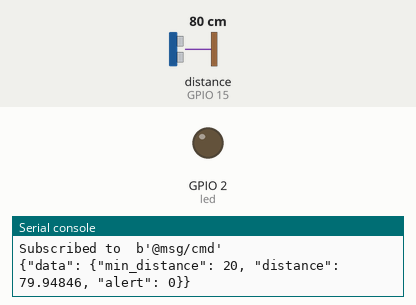
Recording of a program running on a simulated ESP32 board running MicroPython. Parts: output pins drawn as LEDs (lit = HIGH), the last lines printed to the serial console. The test bench sets the inputs (shaded band); at power-on: distance to the obstacle (sensor on GPIO 15) 80 cm. The echo pulse lasts 58.3 µs per cm; WiFi joins after 1.5 s; no MQTT or app messages arrive unless stated; library files of the repository ran but are not shown: hc_sr04.py; pins used as bus, display or sensor lines are not drawn.

Above: at 2.8 s.
2.9 s: distance to the obstacle (sensor on GPIO 15) set to 23 cm
5.2 s: distance to the obstacle (sensor on GPIO 15) set to 19 cm
At 7.3 s:
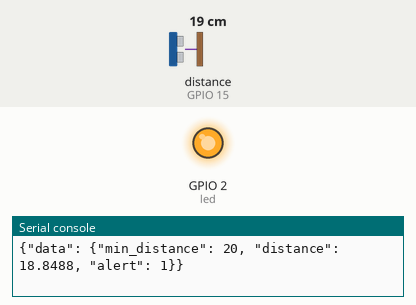
10.5 s: distance to the obstacle (sensor on GPIO 15) set to 35 cm
At 13.2 s:
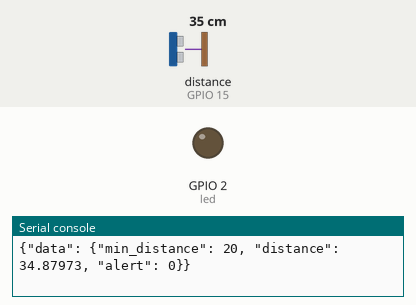
13.5 s: distance to the obstacle (sensor on GPIO 15) set to 2 cm
At 14.8 s:
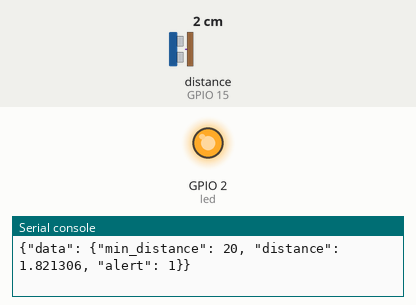
Timing chart, 0 to 16.5 s (numbered marks = the images above; inputs shaded):
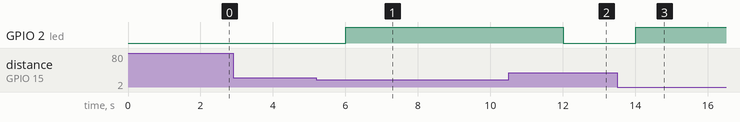

Measured:
- the behaviour switches between 21 and 20 cm on distance to the obstacle (sensor on GPIO 15) (found by bisection; images 0 and 1)
- after the input at 5.2 s, GPIO 2 (led): LOW → HIGH after 0.81 s
- after the input at 10.5 s, GPIO 2 (led): HIGH → LOW after 1.5 s
- after the input at 13.5 s, GPIO 2 (led): LOW → HIGH after 0.51 s

The program:

netpie_ultrasonic.py
```python
# netpie_ultrasonic.py
# dew.ninja  June 2021
# measure distance and alert user when
# distance is less than specified value

import machine
import time
from machine import Pin, Timer

#import paho.mqtt.client as mqtt
from umqtt.robust import MQTTClient
import ujson
import network
from hc_sr04 import HCSR04

wifi_ssid = ""  # Fill in  your wifi info
wifi_pwd = ""


MQTT_BROKER = "broker.netpie.io"
MQTT_CLIENT = ""  # Fill in your NETPIE2020 data
MQTT_USER = ""
MQTT_PWD = ""

PUBLISH_PERIOD = 2000  # milliseconds
led = Pin(2, Pin.OUT)
alert_status = 0  # 0 = off, 1 = on
mindist = 20  # initial minimum distance
distance = 0  # actual distance

sensor = HCSR04(trigger_pin=4, echo_pin=15,echo_timeout_us=1000000) # initialize ultrasonic sensor
sensor_data = {'min_distance': 0, 'distance': 0, 'alert': 0}

cmdtime_current = 0  # This delay is needed for nodered
cmdtime_prev = 0
CMD_DELAY = 1000

def hcrs04_isr(event):
    global distance
    distance = sensor.distance_cm()
    #print(round(distance,2))

blink_timer = Timer(1)
blink_timer.init(period=250, mode=Timer.PERIODIC, callback=hcrs04_isr)


def wifi_connect():
    wlan = network.WLAN(network.STA_IF)
    wlan.active(True)
    if not wlan.isconnected():
        print('connecting to network...')
        wlan.connect(wifi_ssid, wifi_pwd)
        while not wlan.isconnected():
            pass
    print('network config:', wlan.ifconfig())

def init_client():
    global client

    print("Trying to connect to mqtt broker.")

    try:
        client = MQTTClient(MQTT_CLIENT, MQTT_BROKER, port=1883, user=MQTT_USER,
                            password=MQTT_PWD)
        #client.set_callback(callback)
        client.connect()
        print("Connected to ",MQTT_BROKER)
        topic_sub = b"@msg/cmd"
        print("Subscribed to ",topic_sub)
        client.set_callback(sub_cb)
        client.subscribe(topic_sub)

    except:
        print("Trouble to init mqtt.")

def sub_cb(topic, msg):
    global cmdtime_current, cmdtime_prev
    print((topic, msg))
    if topic == b'@msg/cmd':
        rcvdstrs = str(msg).split("'") # get rid of b'
        rcvdstr = rcvdstrs[1]
        # this delay is needed for nodered implementation
        cmdtime_current = time.ticks_ms()
        delta_cmdtime = cmdtime_current - cmdtime_prev
        if delta_cmdtime > CMD_DELAY:
            cmdtime_prev = cmdtime_current
            cmdInt(rcvdstr)
    #print(topic)

#command interpreter function
def cmdInt(userstr):
    global mindist
    result = userstr.find("=")
    if result == -1:
        noparm = 1
        cmdstr = userstr.strip()
    else:
        noparm = 0
        splitstr = userstr.split("=")
        cmdstr = splitstr[0].strip()
        parmstr = splitstr[1].strip()
    #print(cmdstr)
    #print(parmstr)
    if cmdstr.lower() == "mindist":
        # set minimum distance

        if noparm==1:
            print("Current minimum distance = {} cm".format(mindist))
        else:
            mindist = float(parmstr)
            if mindist > 100.0:    # limit range
                mindist = 100.0
            elif mindist < 10.0:
                mindist = 10.0

    else:
        print("Invalid command")


wifi_connect()  # connect to WiFi network
init_client()


# set publish period
time_prev = 0
time_current = 0


try:
    while True:
        client.check_msg()
        # actually, for this program the shadow data is not used,
        # since data is sent to freeboard directly using @msg/update
        # this code is reserved in case you want to write something to shadow
        time_current = time.ticks_ms()
        publish_delta = time_current - time_prev
        if publish_delta>PUBLISH_PERIOD: # publish interval must be larger than PUBLISH_PERIOD
            time_prev = time_current

            if distance < mindist:
                alert_status = 1
                led.on()
            else:
                alert_status = 0
                led.off()

            sensor_data['min_distance'] = mindist
            sensor_data['distance'] = distance
            sensor_data['alert'] = alert_status
            publish_str = ujson.dumps({"data": sensor_data})
            print(publish_str)
            client.publish("@shadow/data/update", publish_str)
        #time.sleep_ms(led_period)


except KeyboardInterrupt:
    pass

client.disconnect()
```
